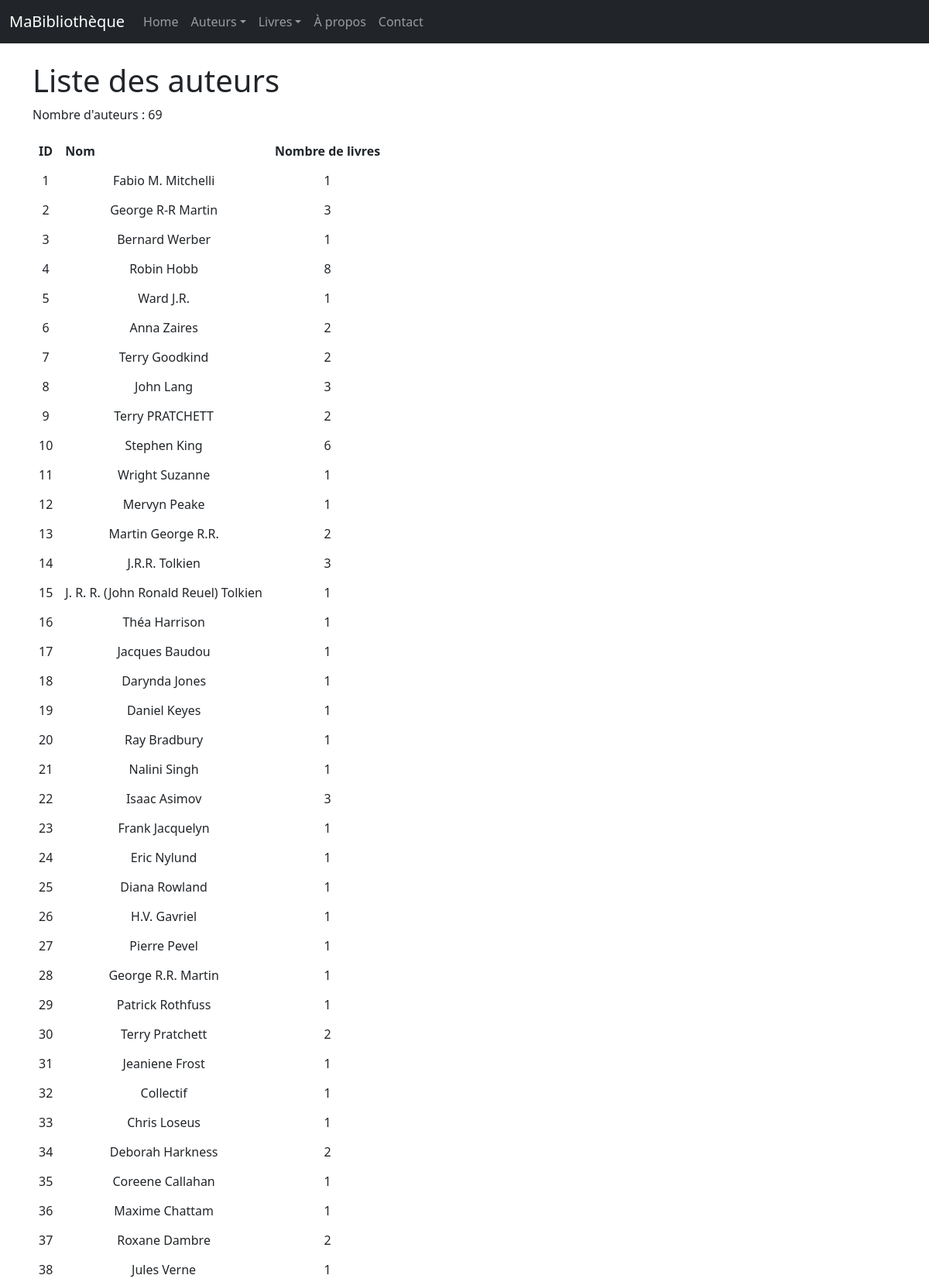
The page /auteurs/ (upper part) on the database its author committed.
### monApp/models.py (models this page shows, shortened)
class Auteur(db.Model):
    idA = db.Column( db.Integer, primary_key=True )
    Nom = db.Column( db.String(100) )

### monApp/views.py (the view)
@app.route('/auteurs/')
def getAuteurs():
    lesAuteurs = Auteur.query.all()
    return render_template('auteurs_list.html', title="R3.01 Dev Web avec Flask", auteurs=lesAuteurs)

### monApp/templates/auteurs_list.html (shortened to what this page needs)
{% extends "baseMieux.html" %}
{% block main %}
    <h1>Liste des auteurs</h1>
    <p>Nombre d'auteurs : {{ auteurs|length }}</p>
    <table>
        <thead>
            <tr>
                <th>ID</th>
                <th>Nom</th>
                <th>Nombre de livres</th>
            </tr>
        </thead>
        <tbody>
        {% for unAuteur in auteurs %}
            <tr>
                <td>{{ unAuteur.idA }}</td>
                <td>{{ unAuteur.Nom }}</td>
                <td>{{ unAuteur.livres.count() }}</td>
            </tr>
        {% endfor %}
        </tbody>
    </table>
{% endblock %}

### monApp/templates/baseMieux.html (shortened to what this page needs)
<html>
    <head>
        <link rel="stylesheet" href="{{ url_for('static', filename='styles.css') }}">
        <link href="https://cdn.jsdelivr.net/npm/bootstrap@5.3.0/dist/css/bootstrap.min.css" rel="stylesheet">
    </head>
    <body>
    {% block navbar %}
        <nav class="navbar navbar-expand-md navbar-dark bg-dark fixed-top">
            <div class="container-fluid">
                <a class="navbar-brand">MaBibliothèque</a>
                <div class="collapse navbar-collapse" id="mainNavbar">
                    <ul class="navbar-nav me-auto mb-2 mb-md-0">
                        <li class="nav-item"><a class="nav-link" href="{{ url_for('index') }}">Home</a></li>
                        <li class="nav-item dropdown">
                            <a class="nav-link dropdown-toggle" href="{{ url_for('getAuteurs') }}" id="auteursDropdown" role="button" data-bs-toggle="dropdown" aria-expanded="false">Auteurs</a>
                        </li>
                        <li class="nav-item dropdown">
                            <a class="nav-link dropdown-toggle" href="{{ url_for('getLivres') }}" id="livresDropdown" role="button" data-bs-toggle="dropdown" aria-expanded="false">Livres</a>
                        </li>
                        <li class="nav-item"><a class="nav-link" href="{{ url_for('about') }}">À propos</a></li>
                        <li class="nav-item"><a class="nav-link" href="{{ url_for('contact') }}">Contact</a></li>
                    </ul>
                </div>
            </div>
        </nav>{% endblock %}
        {% block content %}
        <main role="main" class="container" id="main">
            {% block main %}{% endblock %}
        </main> {% endblock %}
    </body>
</html>

### monApp/static/styles.css (style rules this page uses)
h1 { color:red; }
td, th { padding: 0.5em; text-align: center; border-collapse:initial; border: thin solid black; }
#main { margin-top: 5em; }
body { font-family: sans-serif; }

### rows shown on the page
Auteur: idA "1", Nom "Fabio M. Mitchelli", livres.count "1"
Auteur: idA "2", Nom "George R-R Martin", livres.count "3"
Auteur: idA "3", Nom "Bernard Werber", livres.count "1"
Auteur: idA "4", Nom "Robin Hobb", livres.count "8"
Auteur: idA "5", Nom "Ward J.R.", livres.count "1"
Auteur: idA "6", Nom "Anna Zaires", livres.count "2"
Auteur: idA "7", Nom "Terry Goodkind", livres.count "2"
Auteur: idA "8", Nom "John Lang", livres.count "3"
Auteur: idA "9", Nom "Terry PRATCHETT", livres.count "2"
Auteur: idA "10", Nom "Stephen King", livres.count "6"
Auteur: idA "11", Nom "Wright Suzanne", livres.count "1"
Auteur: idA "12", Nom "Mervyn Peake", livres.count "1"
Auteur: idA "13", Nom "Martin George R.R.", livres.count "2"
Auteur: idA "14", Nom "J.R.R. Tolkien", livres.count "3"
Auteur: idA "15", Nom "J. R. R. (John Ronald Reuel) Tolkien", livres.count "1"
Auteur: idA "16", Nom "Théa Harrison", livres.count "1"
Auteur: idA "17", Nom "Jacques Baudou", livres.count "1"
Auteur: idA "18", Nom "Darynda Jones", livres.count "1"
Auteur: idA "19", Nom "Daniel Keyes", livres.count "1"
Auteur: idA "20", Nom "Ray Bradbury", livres.count "1"
Auteur: idA "21", Nom "Nalini Singh", livres.count "1"
Auteur: idA "22", Nom "Isaac Asimov", livres.count "3"
Auteur: idA "23", Nom "Frank Jacquelyn", livres.count "1"
Auteur: idA "24", Nom "Eric Nylund", livres.count "1"
Auteur: idA "25", Nom "Diana Rowland", livres.count "1"
Auteur: idA "26", Nom "H.V. Gavriel", livres.count "1"
Auteur: idA "27", Nom "Pierre Pevel", livres.count "1"
Auteur: idA "28", Nom "George R.R. Martin", livres.count "1"
Auteur: idA "29", Nom "Patrick Rothfuss", livres.count "1"
Auteur: idA "30", Nom "Terry Pratchett", livres.count "2"
Auteur: idA "31", Nom "Jeaniene Frost", livres.count "1"
Auteur: idA "32", Nom "Collectif", livres.count "1"
Auteur: idA "33", Nom "Chris Loseus", livres.count "1"
Auteur: idA "34", Nom "Deborah Harkness", livres.count "2"
Auteur: idA "35", Nom "Coreene Callahan", livres.count "1"
Auteur: idA "36", Nom "Maxime Chattam", livres.count "1"
Auteur: idA "37", Nom "Roxane Dambre", livres.count "2"
Auteur: idA "38", Nom "Jules Verne", livres.count "1"

### other values the page prints
{{ auteurs|length }} "69"
